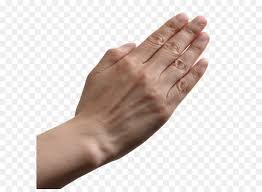
#> input picture Rock_Paper_Scissor_Game/rock_paper_scissors_game/assets/paper.jpeg, 262 x 192 px
$ python -i utils.py   (imports and definitions only)
#> lines starting #> are read from the running program, lines starting #| are printed output that depends on the picture; after the words box and inside, x2 and y2 are one past the last pixel; in counts of white or black regions, pixels touching at a corner belong together
#> further down, picture is the input picture: shape (192, 262, 3); mean B, G, R 203.3, 208.2, 218.5
import cv2
import numpy as np

# Define HSV ranges for basic colors (excluding white)
COLOR_RANGES = {
    'Red': [(0, 120, 70), (10, 255, 255), (170, 120, 70), (180, 255, 255)],
    'Green': [(36, 50, 70), (89, 255, 255)],
    'Blue': [(90, 50, 70), (128, 255, 255)],
    'Yellow': [(20, 100, 100), (35, 255, 255)],
    'Orange': [(10, 100, 20), (20, 255, 255)],
    'Purple': [(129, 50, 70), (158, 255, 255)],
    'Pink': [(159, 50, 70), (169, 255, 255)],
    'Black': [(0, 0, 0), (180, 255, 30)],
    'Gray': [(0, 0, 40), (180, 50, 200)],
}

def detect_colors(image):
    hsv = cv2.cvtColor(image, cv2.COLOR_BGR2HSV)
#> hsv: shape (192, 262, 3); mean H, S, V 8.7, 26.5, 218.6
    annotated = image.copy()

    for color, ranges in COLOR_RANGES.items():
        if color == 'Red':
            mask1 = cv2.inRange(hsv, np.array(ranges[0]), np.array(ranges[1]))
            mask2 = cv2.inRange(hsv, np.array(ranges[2]), np.array(ranges[3]))
            mask = mask1 | mask2
        else:
            mask = cv2.inRange(hsv, np.array(ranges[0]), np.array(ranges[1]))

        contours, _ = cv2.findContours(mask, cv2.RETR_EXTERNAL, cv2.CHAIN_APPROX_SIMPLE)
        for cnt in contours:
            area = cv2.contourArea(cnt)
            if area > 1000:  # avoid noise
                x, y, w, h = cv2.boundingRect(cnt)
                cv2.rectangle(annotated, (x, y), (x + w, y + h), (255, 255, 255), 2)
                cv2.putText(annotated, color, (x, y - 10), cv2.FONT_HERSHEY_SIMPLEX, 0.6, (255, 255, 255), 2)
#> this loop made 9 passes
#> contours on passes 8 to 9: 3 contours, all with area under 20, 70 contours, all with area under 20
#> pass 1, in detect_colors, `mask1 = cv2.inRange(hsv, np.array(ranges[0]), np.array(ranges[1]))`:
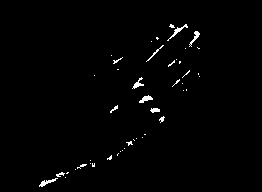
#> mask1: shape (192, 262); 1.2% white in thin lines or dots, all inside (x1, y1, x2, y2) = (39, 24, 200, 187)
#> after the loop:
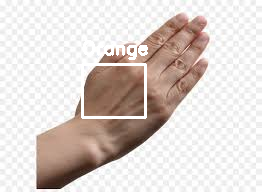
#> annotated: shape (192, 262, 3); 2.31% of pixels changed, all inside (x1, y1, x2, y2) = (81, 40, 148, 119)
#> after the loop:
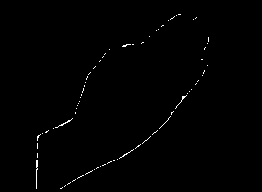
#> mask: shape (192, 262); 0.61% white in thin lines or dots, all inside (x1, y1, x2, y2) = (36, 14, 209, 189)

    return annotated

>>> import cv2
>>> picture = cv2.imread('../Rock_Paper_Scissor_Game/rock_paper_scissors_game/assets/paper.jpeg')
>>> result = detect_colors(picture)

$ run again, on Rock_Paper_Scissor_Game/rock_paper_scissors_game/assets/scissor.jpeg
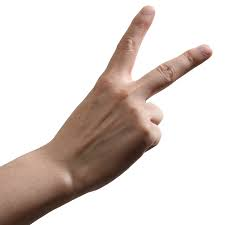
#> input picture Rock_Paper_Scissor_Game/rock_paper_scissors_game/assets/scissor.jpeg, 225 x 225 px
#> picture is the input picture: shape (225, 225, 3); mean B, G, R 205.1, 210.1, 220.4
#> hsv: shape (225, 225, 3); mean H, S, V 10.6, 28.9, 220.5
#> the loop in detect_colors, `for color, ranges in COLOR_RANGES.items():` made 9 passes
#> contours on pass 9: 109 contours, all with area under 20
#> pass 1, in detect_colors, `mask1 = cv2.inRange(hsv, np.array(ranges[0]), np.array(ranges[1]))`:
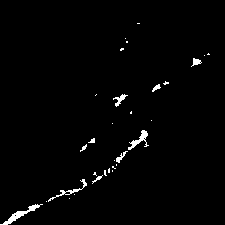
#> mask1: shape (225, 225); 1.6% white; 31 white regions (21 under 20 px), largest, box (x1, y1, x2, y2) and area: (0, 204, 43, 225) 194, (128, 130, 149, 150) 136, (48, 179, 87, 202) 116
#> after the loop in detect_colors, `for color, ranges in COLOR_RANGES.items():`:
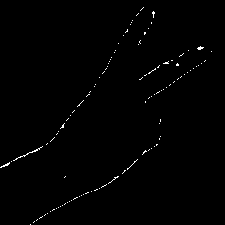
#> mask: shape (225, 225); 0.7% white in thin lines or dots
